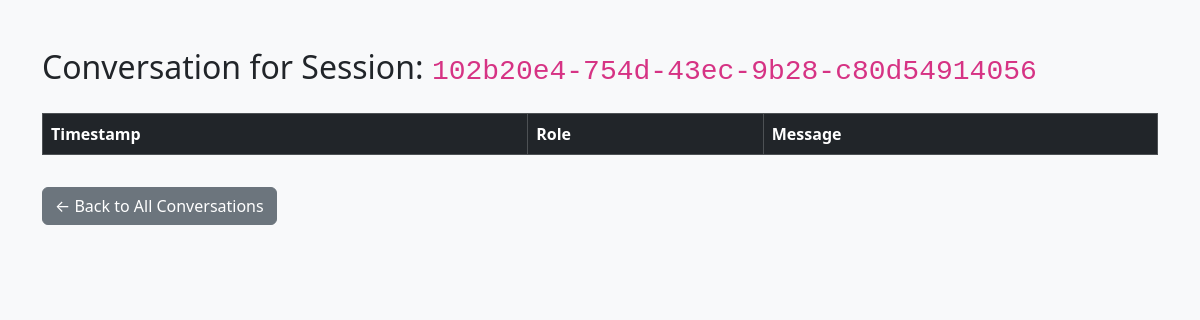
Before: /admin/conversations/102b20e4-754d-43ec-9b28-c80d54914056 (signed in) with the older database file.
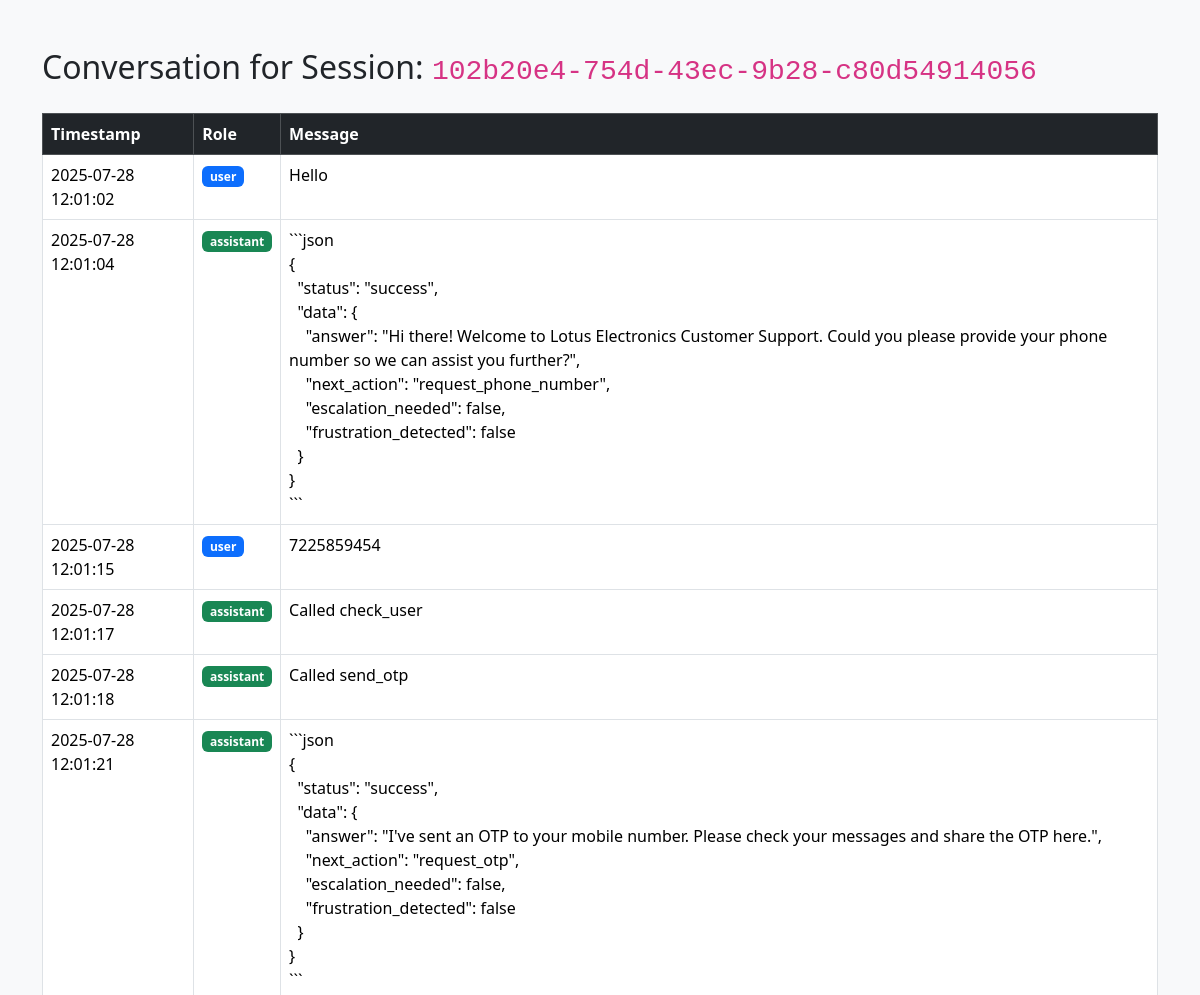
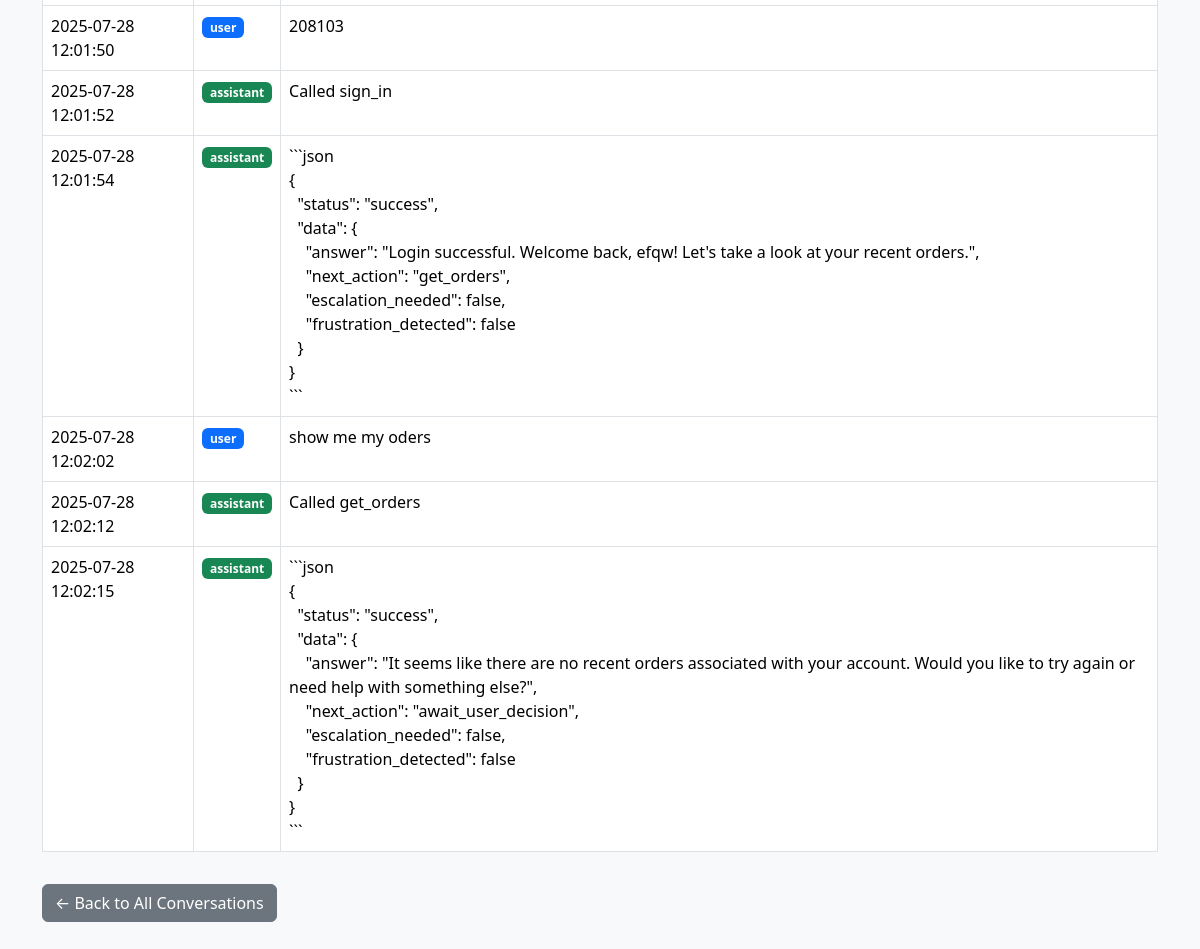
After: the same page with the newer database file (2 pictures, top to bottom).
### tables this page shows
CREATE TABLE history (
            id INTEGER PRIMARY KEY AUTOINCREMENT,
            session_id TEXT NOT NULL,
            role TEXT NOT NULL,
            content TEXT NOT NULL,
            tool_name TEXT,
            tool_args TEXT,
            tool_response TEXT,
            timestamp TIMESTAMP DEFAULT CURRENT_TIMESTAMP,
            message_index INTEGER,
            FOREIGN KEY (session_id) REFERENCES session(session_id)
        );

### app.py (the view)
@app.get("/admin/conversations/{session_id}")
async def view_conversation(request: Request, session_id: str):
    if not request.session.get("admin_logged_in"):
        return RedirectResponse(url="/admin", status_code=303)
    conn = sqlite3.connect("chat_history.db")
    conn.row_factory = sqlite3.Row
    c = conn.cursor()
    c.execute("""
        SELECT role, content, timestamp FROM history
        WHERE session_id = ?
        ORDER BY timestamp ASC
    """, (session_id,))
    messages = c.fetchall()
    conn.close()
    return templates.TemplateResponse("admin_view_conversation.html", {
        "request": request,
        "session_id": session_id,
        "messages": messages
    })

### templates/admin_view_conversation.html (shortened to what this page needs)
<!DOCTYPE html>
<html lang="en">
<head>
    <link href="https://cdn.jsdelivr.net/npm/bootstrap@5.3.3/dist/css/bootstrap.min.css" rel="stylesheet">
</head>
<body class="bg-light">
    <div class="container py-5">
        <h2 class="mb-4">Conversation for Session: <code>{{ session_id }}</code></h2>
        <table class="table table-bordered table-hover bg-white">
            <thead class="table-dark">
                <tr>
                    <th scope="col">Timestamp</th>
                    <th scope="col">Role</th>
                    <th scope="col">Message</th>
                </tr>
            </thead>
            <tbody>
                {% for msg in messages %}
                <tr>
                    <td>{{ msg.timestamp }}</td>
                    <td><span class="badge {% if msg.role == 'user' %}bg-primary{% elif msg.role == 'assistant' %}bg-success{% else %}bg-secondary{% endif %}">{{ msg.role }}</span></td>
                    <td style="white-space: pre-wrap;">{{ msg.content }}</td>
                </tr>
                {% endfor %}
            </tbody>
        </table>
        <a href="/admin/conversations" class="btn btn-secondary mt-3">← Back to All Conversations</a>
    </div>
</body>
</html>

Changed rows visible on the page:
added history: timestamp "2025-07-28 12:01:02", role "user", content "Hello"
added history: timestamp "2025-07-28 12:01:04", role "assistant", content "```json { \"status\": \"success\", \"data\": { \"answer\": \"Hi there! Welcome to Lotus Electronics Customer Support. Could you please provide your phone number so we can assist you further?\", \"next_action\": \"request_phone_number\", \"escalation_needed\": false, \"frustration_detected\": false } } ```"
added history: timestamp "2025-07-28 12:01:15", role "user", content "7225859454"
added history: timestamp "2025-07-28 12:01:17", role "assistant", content "Called check_user"
added history: timestamp "2025-07-28 12:01:18", role "assistant", content "Called send_otp"
added history: timestamp "2025-07-28 12:01:21", role "assistant", content "```json { \"status\": \"success\", \"data\": { \"answer\": \"I've sent an OTP to your mobile number. Please check your messages and share the OTP here.\", \"next_action\": \"request_otp\", \"escalation_needed\": false, \"frustration_detected\": false } } ```"
added history: timestamp "2025-07-28 12:01:50", role "user", content "208103"
added history: timestamp "2025-07-28 12:01:52", role "assistant", content "Called sign_in"
added history: timestamp "2025-07-28 12:01:54", role "assistant", content "```json { \"status\": \"success\", \"data\": { \"answer\": \"Login successful. Welcome back, efqw! Let's take a look at your recent orders.\", \"next_action\": \"get_orders\", \"escalation_needed\": false, \"frustration_detected\": false } } ```"
added history: timestamp "2025-07-28 12:02:02", role "user", content "show me my oders"
added history: timestamp "2025-07-28 12:02:12", role "assistant", content "Called get_orders"
added history: timestamp "2025-07-28 12:02:15", role "assistant", content "```json { \"status\": \"success\", \"data\": { \"answer\": \"It seems like there are no recent orders associated with your account. Would you like to try again or need help with something else?\", \"next_action\": \"await_user_decision\", \"escalation_needed\": false, \"frustration_detected\": false } } ```"
